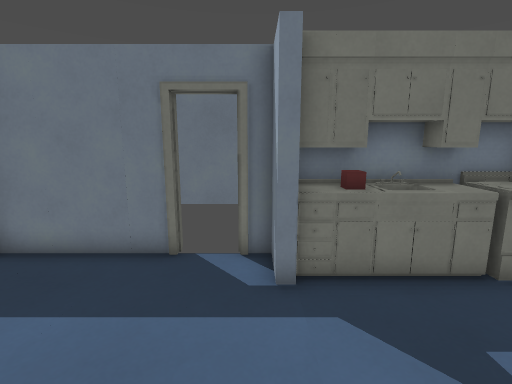
View 1 (above)

16 first-person views from a walk through a Godot game level. The camera is 1.4 m above the floor, tilts 10° down and sees 85° across. The floor is counted in squares, 0.5 m on a side. Each view is taken from the middle of a square. On the plan, view 1 faces up. The plan holds only what a view shows up to about 19 squares ahead; the rest is blank. The place goes on beyond the plan. Characters and animated objects are left out. Door leaves are left out where a doorway can be walked through. Surface patterns are stand-ins for the level's own textures.

View 2
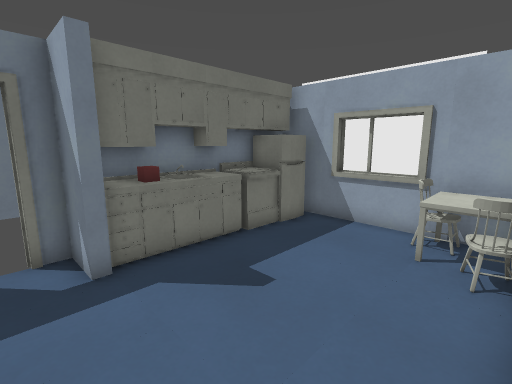

View 3
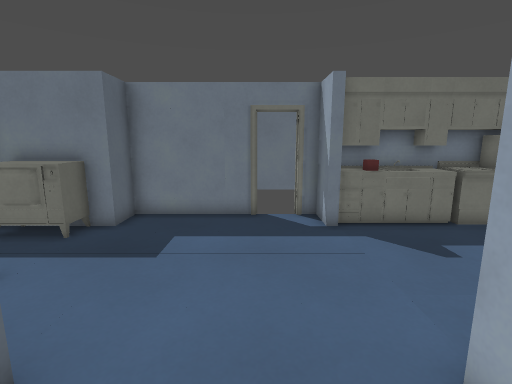

View 4
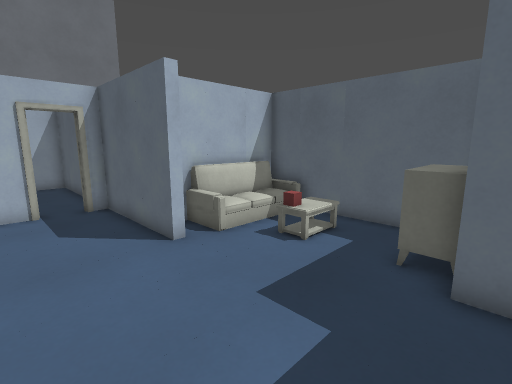

View 5
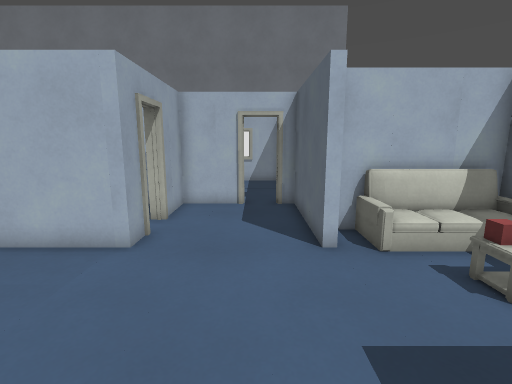

View 6
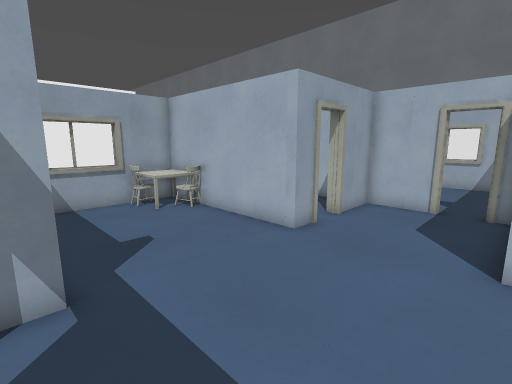

View 7
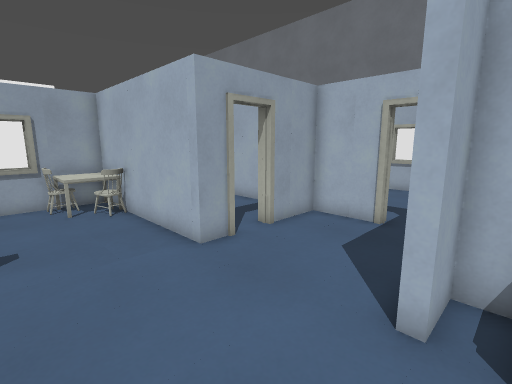

View 8
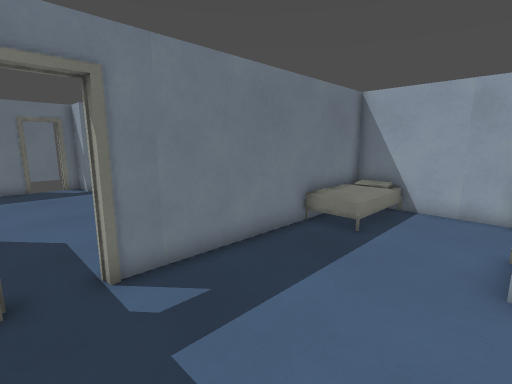

View 9
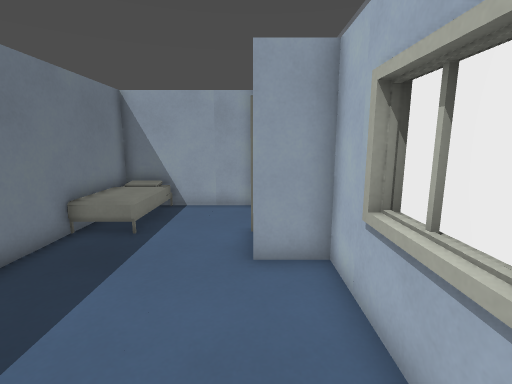

View 10
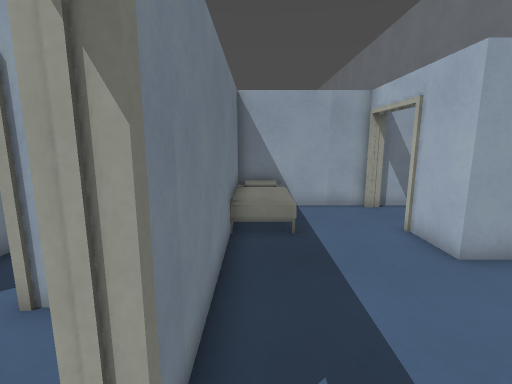

View 11
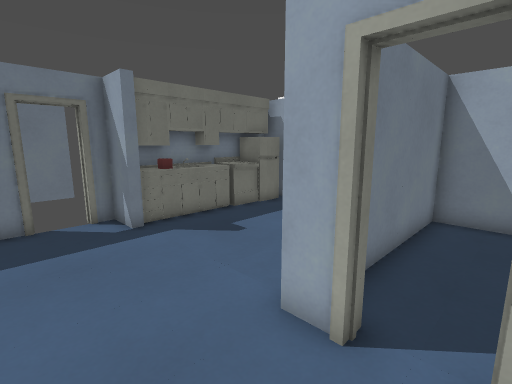

View 12
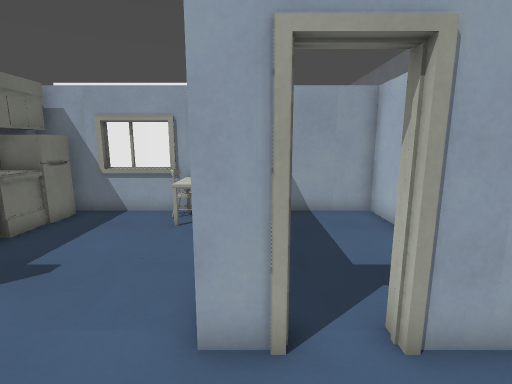

View 13
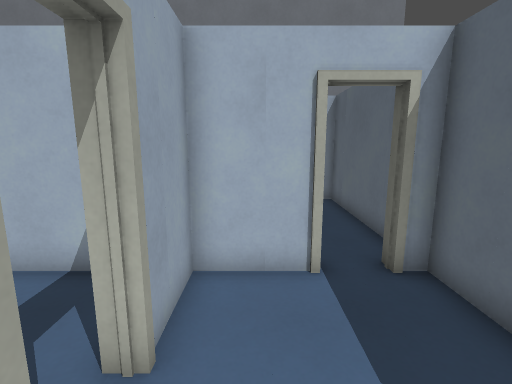

View 14
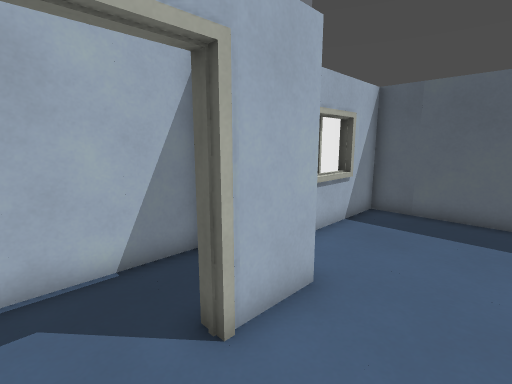

View 15
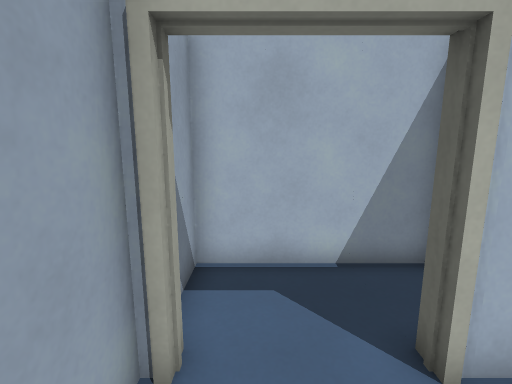

View 16
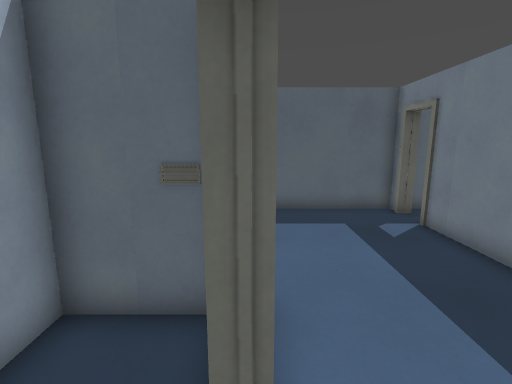

### Floor plan
Ten units are one square. View 1 is at (0, 0); x grows to the right and y downward. Boxes are objects, and circles mark ways between rooms. Rooms are numbered by the first view taken in them; rooms with no view inside come last. Other rooms are left out.
<svg viewBox="-113 -75 206 242">
<path fill="none" stroke="#000" d="M9 -52 4 -52 4 -68 -68 -68 -68 -52 -75 -52M4 24 4 12 75 12M-52 12 -48 12 -48 68 -40 68M-24 68 4 68 4 40M-94 -52 -104 -52M88 -14 88 -41M84 13 84 -68 10 -68M-108 -48 -108 6M-25 152 1 152M-40 68 -40 72 -48 72 -48 148 24 148 24 129 48 129M84 129 84 72 -24 72 -24 68M48 129 48 135M28 144 28 162 84 162 84 135M80 135 80 129M10 24 4 24M19 68 84 68 84 16 26 16M4 40 10 40"/>
<rect x="-105" y="-55" width="30" height="20" fill="#bbb"><title>TV</title></rect>
<rect x="15" y="-55" width="10" height="10" fill="#bbb"><title>counter</title></rect>
<rect x="15" y="-65" width="10" height="10" fill="#bbb"><title>shelf</title></rect>
<rect x="25" y="-55" width="10" height="10" fill="#bbb"><title>other object</title></rect>
<rect x="35" y="-55" width="10" height="10" fill="#bbb"><title>counter</title></rect>
<rect x="35" y="-65" width="10" height="10" fill="#bbb"><title>shelf</title></rect>
<rect x="45" y="-55" width="20" height="10" fill="#bbb"><title>oven</title></rect>
<rect x="45" y="-65" width="10" height="10" fill="#bbb"><title>shelf</title></rect>
<rect x="55" y="5" width="10" height="10" fill="#bbb"><title>chair</title></rect>
<rect x="55" y="-5" width="30" height="20" fill="#bbb"><title>table</title></rect>
<rect x="55" y="-65" width="10" height="10" fill="#bbb"><title>shelf</title></rect>
<rect x="65" y="-15" width="20" height="10" fill="#bbb"><title>chair</title></rect>
<rect x="65" y="-55" width="20" height="10" fill="#bbb"><title>fridge</title></rect>
<rect x="65" y="-65" width="20" height="10" fill="#bbb"><title>shelf</title></rect>
<circle cx="-30" cy="70" r="3" fill="#2a7"/>
<circle cx="10" cy="30" r="3" fill="#2a7"/>
<circle cx="65" cy="130" r="3" fill="#2a7"/>
<text x="-10" y="-20">1</text>
<text x="10" y="110">2</text>
<text x="50" y="140">3</text>
<text x="40" y="40">4</text>
</svg>
Room 1 opens to room 2. Room 1 opens to room 4. Room 2 opens to room 3.

Where each view was taken, in squares from view 1:
view 1: 0 up, 0 right, facing up
view 2: 1 down, 1 left, facing up-right
view 3: 4 down, 2 left, facing up
view 4: 6 up, 1 left, facing down-left
view 5: 6 up, 3 left, facing down
view 6: 6 up, 5 left, facing down-right
view 7: 3 up, 6 left, facing down-right
view 8: 13 down, 4 left, facing up-right
view 9: 13 down, 4 left, facing right
view 10: 8 down, 4 left, facing right
view 11: 4 down, 3 left, facing up-right
view 12: 2 down, 3 left, facing right
view 13: 1 down, 1 left, facing down
view 14: 10 down, 7 right, facing down-left
view 15: 10 down, 7 right, facing down
view 16: 13 down, 7 right, facing left
